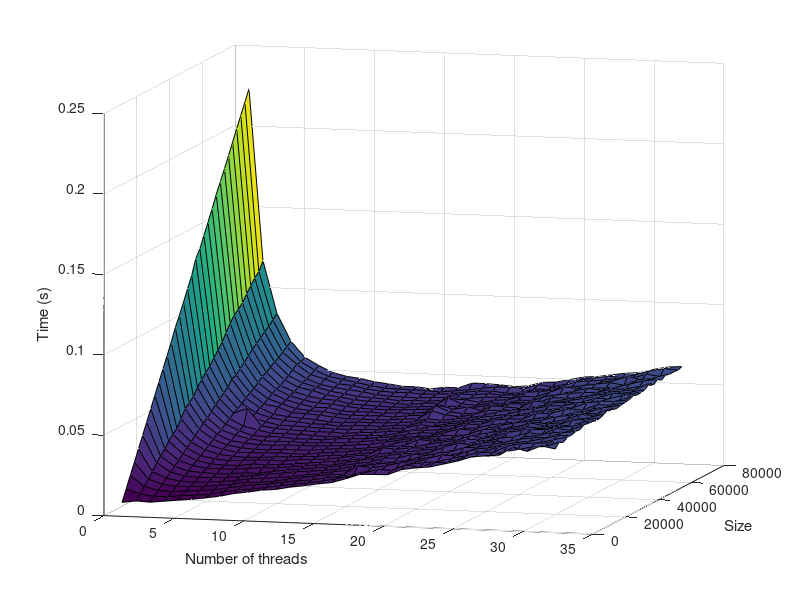

Reproduce this figure in MATLAB.
high_defs = [
	0.007292, 	0.008438, 	0.008009, 	0.008934, 	0.009928, 	0.010796, 	0.012010, 	0.013374, 	0.015333, 	0.016579, 	0.018117, 	0.018849, 	0.020598, 	0.021849, 	0.023254, 	0.024448, 	0.027095, 	0.030169, 	0.030450, 	0.030621, 	0.034114, 	0.035543, 	0.036388, 	0.038557, 	0.040724, 	0.043613, 	0.044698, 	0.045381, 	0.050707, 	0.048397, 	0.052139, 	0.050580, ;
	0.014276, 	0.011651, 	0.010264, 	0.010342, 	0.011477, 	0.012047, 	0.012874, 	0.014949, 	0.016264, 	0.017136, 	0.018446, 	0.019949, 	0.021084, 	0.022452, 	0.023689, 	0.025438, 	0.027647, 	0.029642, 	0.032350, 	0.031926, 	0.035763, 	0.034544, 	0.037726, 	0.038278, 	0.041053, 	0.042736, 	0.043198, 	0.046126, 	0.047794, 	0.049737, 	0.050370, 	0.053478, ;
	0.021316, 	0.014871, 	0.012722, 	0.012383, 	0.013005, 	0.013603, 	0.014469, 	0.015971, 	0.017348, 	0.018425, 	0.019377, 	0.020657, 	0.022001, 	0.022791, 	0.024426, 	0.025625, 	0.027172, 	0.029811, 	0.030265, 	0.031352, 	0.034880, 	0.036091, 	0.037160, 	0.039392, 	0.041415, 	0.043860, 	0.044153, 	0.048476, 	0.050165, 	0.050910, 	0.051367, 	0.051903, ;
	0.028186, 	0.018067, 	0.015179, 	0.014206, 	0.014428, 	0.014805, 	0.015732, 	0.016883, 	0.018358, 	0.018673, 	0.019520, 	0.021368, 	0.022595, 	0.024048, 	0.025050, 	0.025548, 	0.031167, 	0.030370, 	0.031852, 	0.034069, 	0.034153, 	0.037362, 	0.039886, 	0.039724, 	0.043230, 	0.042888, 	0.046117, 	0.047389, 	0.048774, 	0.049606, 	0.052024, 	0.054051, ;
	0.035188, 	0.021236, 	0.017644, 	0.016048, 	0.015786, 	0.016234, 	0.016866, 	0.017847, 	0.019225, 	0.019856, 	0.020620, 	0.021629, 	0.022936, 	0.024138, 	0.025599, 	0.026792, 	0.029902, 	0.031212, 	0.032454, 	0.033476, 	0.035014, 	0.037171, 	0.037978, 	0.040116, 	0.042810, 	0.043913, 	0.046230, 	0.047931, 	0.049066, 	0.051072, 	0.053007, 	0.053780, ;
	0.042137, 	0.025608, 	0.020089, 	0.017953, 	0.017475, 	0.017779, 	0.018087, 	0.018914, 	0.019952, 	0.021155, 	0.022094, 	0.023256, 	0.023867, 	0.024772, 	0.025875, 	0.027747, 	0.029210, 	0.031125, 	0.031525, 	0.032914, 	0.035723, 	0.037984, 	0.039083, 	0.042091, 	0.042651, 	0.044811, 	0.046600, 	0.048688, 	0.049860, 	0.050476, 	0.053569, 	0.054840, ;
	0.049064, 	0.028356, 	0.022426, 	0.019586, 	0.019116, 	0.018538, 	0.019055, 	0.020003, 	0.019856, 	0.021539, 	0.022604, 	0.023618, 	0.024584, 	0.025503, 	0.026698, 	0.028273, 	0.029770, 	0.032263, 	0.032775, 	0.035247, 	0.035167, 	0.036739, 	0.039007, 	0.041294, 	0.043740, 	0.045443, 	0.045359, 	0.048772, 	0.050071, 	0.052043, 	0.052807, 	0.054486, ;
	0.056060, 	0.031516, 	0.024785, 	0.021854, 	0.020389, 	0.020424, 	0.020469, 	0.021406, 	0.022161, 	0.022249, 	0.023360, 	0.024145, 	0.025225, 	0.025229, 	0.027477, 	0.028815, 	0.030865, 	0.032737, 	0.034034, 	0.034414, 	0.035619, 	0.039148, 	0.041878, 	0.041231, 	0.043670, 	0.045892, 	0.047219, 	0.050041, 	0.049272, 	0.053346, 	0.052480, 	0.056181, ;
	0.063157, 	0.034956, 	0.027472, 	0.023571, 	0.021894, 	0.021363, 	0.021490, 	0.022742, 	0.022536, 	0.023085, 	0.023808, 	0.024739, 	0.025674, 	0.026293, 	0.027682, 	0.028744, 	0.031809, 	0.033330, 	0.033894, 	0.035130, 	0.036325, 	0.037599, 	0.039331, 	0.042047, 	0.043159, 	0.046005, 	0.045551, 	0.050799, 	0.050891, 	0.052791, 	0.053879, 	0.055743, ;
	0.070053, 	0.037925, 	0.029864, 	0.025302, 	0.023675, 	0.022823, 	0.023365, 	0.023917, 	0.024152, 	0.023989, 	0.025194, 	0.025627, 	0.025999, 	0.027353, 	0.028863, 	0.029698, 	0.034514, 	0.033756, 	0.035001, 	0.035220, 	0.036779, 	0.038811, 	0.041400, 	0.042166, 	0.044033, 	0.046968, 	0.048500, 	0.049695, 	0.050834, 	0.052394, 	0.052974, 	0.055553, ;
	0.076936, 	0.040188, 	0.032200, 	0.027569, 	0.025153, 	0.024251, 	0.023927, 	0.024294, 	0.024847, 	0.025140, 	0.025754, 	0.026046, 	0.027139, 	0.027407, 	0.028986, 	0.029813, 	0.033875, 	0.034410, 	0.034436, 	0.036251, 	0.037968, 	0.039279, 	0.042672, 	0.041529, 	0.045196, 	0.046446, 	0.049258, 	0.049083, 	0.050877, 	0.050507, 	0.053578, 	0.054797, ;
	0.083867, 	0.044977, 	0.034535, 	0.029202, 	0.026911, 	0.025268, 	0.025548, 	0.025585, 	0.026014, 	0.025778, 	0.025849, 	0.026902, 	0.027797, 	0.028490, 	0.029697, 	0.030150, 	0.032951, 	0.033673, 	0.037570, 	0.036820, 	0.037894, 	0.038424, 	0.041407, 	0.043406, 	0.045085, 	0.047145, 	0.050468, 	0.048945, 	0.049910, 	0.053292, 	0.053881, 	0.055147, ;
	0.090908, 	0.049887, 	0.037370, 	0.031493, 	0.028319, 	0.026892, 	0.026175, 	0.026200, 	0.026928, 	0.026807, 	0.026928, 	0.027931, 	0.028544, 	0.028648, 	0.029714, 	0.030648, 	0.033103, 	0.035179, 	0.036686, 	0.036703, 	0.037420, 	0.040234, 	0.040312, 	0.042686, 	0.045237, 	0.047067, 	0.049529, 	0.048917, 	0.050004, 	0.052261, 	0.053836, 	0.056437, ;
	0.098660, 	0.052230, 	0.039787, 	0.033280, 	0.029550, 	0.028468, 	0.027751, 	0.027697, 	0.028200, 	0.028235, 	0.028240, 	0.028694, 	0.029042, 	0.029995, 	0.030572, 	0.032247, 	0.033765, 	0.035539, 	0.035970, 	0.037604, 	0.038100, 	0.039197, 	0.042429, 	0.043024, 	0.044271, 	0.045917, 	0.047486, 	0.048815, 	0.050630, 	0.053994, 	0.053802, 	0.057989, ;
	0.104849, 	0.054668, 	0.041789, 	0.034723, 	0.031671, 	0.029820, 	0.028826, 	0.028855, 	0.029051, 	0.028521, 	0.028927, 	0.029389, 	0.029743, 	0.030584, 	0.031687, 	0.032494, 	0.034234, 	0.035153, 	0.035967, 	0.038202, 	0.040719, 	0.040282, 	0.041499, 	0.044004, 	0.045781, 	0.047172, 	0.048442, 	0.050727, 	0.051825, 	0.053374, 	0.053482, 	0.056361, ;
	0.111731, 	0.059113, 	0.044394, 	0.036912, 	0.033141, 	0.030368, 	0.030187, 	0.030224, 	0.029314, 	0.029607, 	0.029408, 	0.030553, 	0.030723, 	0.031082, 	0.032251, 	0.032948, 	0.034863, 	0.036167, 	0.036073, 	0.038844, 	0.039789, 	0.040526, 	0.042612, 	0.044013, 	0.045193, 	0.047182, 	0.048832, 	0.049497, 	0.052617, 	0.052873, 	0.055908, 	0.055740, ;
	0.118761, 	0.062447, 	0.047209, 	0.038971, 	0.034636, 	0.032682, 	0.030958, 	0.030894, 	0.030873, 	0.030361, 	0.030083, 	0.030368, 	0.031660, 	0.031760, 	0.032091, 	0.033655, 	0.036042, 	0.036371, 	0.036927, 	0.038287, 	0.041031, 	0.041392, 	0.044228, 	0.045346, 	0.045680, 	0.049633, 	0.049613, 	0.052625, 	0.049925, 	0.053634, 	0.054985, 	0.056370, ;
	0.125690, 	0.065679, 	0.049643, 	0.041045, 	0.044359, 	0.033709, 	0.032552, 	0.032029, 	0.031834, 	0.031470, 	0.031532, 	0.031042, 	0.032096, 	0.032207, 	0.033334, 	0.033860, 	0.034870, 	0.037251, 	0.037588, 	0.038994, 	0.041019, 	0.041914, 	0.042328, 	0.045771, 	0.046789, 	0.047603, 	0.050690, 	0.051628, 	0.051144, 	0.054775, 	0.054834, 	0.056758, ;
	0.134772, 	0.068226, 	0.051935, 	0.042483, 	0.037355, 	0.034979, 	0.033231, 	0.033077, 	0.032795, 	0.032383, 	0.032150, 	0.032180, 	0.032488, 	0.032838, 	0.033662, 	0.034487, 	0.036740, 	0.036187, 	0.037933, 	0.039035, 	0.041635, 	0.041384, 	0.043780, 	0.045235, 	0.047032, 	0.048925, 	0.050154, 	0.051043, 	0.054313, 	0.055668, 	0.055831, 	0.057166, ;
	0.139610, 	0.072088, 	0.054174, 	0.044387, 	0.039144, 	0.036331, 	0.034851, 	0.034297, 	0.033458, 	0.033451, 	0.032575, 	0.033234, 	0.033579, 	0.033250, 	0.034450, 	0.034776, 	0.037416, 	0.036873, 	0.037946, 	0.039062, 	0.041172, 	0.042559, 	0.043924, 	0.046650, 	0.048025, 	0.050154, 	0.050484, 	0.052669, 	0.053317, 	0.055030, 	0.054794, 	0.058240, ;
	0.146576, 	0.075598, 	0.057843, 	0.046529, 	0.040697, 	0.037055, 	0.035852, 	0.035181, 	0.034713, 	0.033615, 	0.033514, 	0.034162, 	0.034158, 	0.034289, 	0.034808, 	0.035624, 	0.037815, 	0.037162, 	0.038442, 	0.039463, 	0.041160, 	0.043755, 	0.045235, 	0.046048, 	0.047930, 	0.050759, 	0.051066, 	0.051623, 	0.054497, 	0.054549, 	0.057069, 	0.057402, ;
	0.153576, 	0.079255, 	0.059156, 	0.048321, 	0.041791, 	0.040264, 	0.037061, 	0.036682, 	0.036166, 	0.035227, 	0.034567, 	0.034627, 	0.034519, 	0.034847, 	0.035704, 	0.035968, 	0.041487, 	0.039286, 	0.038395, 	0.040133, 	0.042926, 	0.043458, 	0.044322, 	0.045590, 	0.047522, 	0.049488, 	0.051270, 	0.052973, 	0.053536, 	0.056563, 	0.056560, 	0.057765, ;
	0.160479, 	0.083845, 	0.061654, 	0.049812, 	0.043724, 	0.040774, 	0.038208, 	0.037255, 	0.036954, 	0.035775, 	0.035435, 	0.035318, 	0.035798, 	0.035211, 	0.036463, 	0.036944, 	0.043254, 	0.039808, 	0.038977, 	0.039715, 	0.044510, 	0.044139, 	0.043658, 	0.048455, 	0.047937, 	0.049682, 	0.051647, 	0.053119, 	0.054278, 	0.054849, 	0.056367, 	0.058312, ;
	0.168182, 	0.088403, 	0.064233, 	0.051976, 	0.045612, 	0.042006, 	0.039798, 	0.037925, 	0.038221, 	0.036391, 	0.036185, 	0.036449, 	0.035851, 	0.036636, 	0.036297, 	0.037645, 	0.042112, 	0.040159, 	0.041722, 	0.040065, 	0.041907, 	0.044913, 	0.044805, 	0.046045, 	0.049463, 	0.049617, 	0.050458, 	0.052242, 	0.054300, 	0.055307, 	0.056705, 	0.060816, ;
	0.174664, 	0.092132, 	0.066959, 	0.054301, 	0.046987, 	0.043191, 	0.040699, 	0.039345, 	0.038914, 	0.037934, 	0.037054, 	0.036778, 	0.036800, 	0.037088, 	0.037611, 	0.038224, 	0.040291, 	0.040501, 	0.040028, 	0.041543, 	0.042652, 	0.044325, 	0.044596, 	0.048108, 	0.049880, 	0.051206, 	0.052045, 	0.052510, 	0.054797, 	0.055284, 	0.057169, 	0.058400, ;
	0.181416, 	0.094410, 	0.069837, 	0.055841, 	0.047825, 	0.044438, 	0.041983, 	0.040536, 	0.040028, 	0.038131, 	0.037774, 	0.037421, 	0.037122, 	0.037391, 	0.038073, 	0.038463, 	0.044376, 	0.040677, 	0.040159, 	0.042032, 	0.042090, 	0.044353, 	0.044605, 	0.047665, 	0.049105, 	0.051214, 	0.053286, 	0.052648, 	0.054565, 	0.056946, 	0.059379, 	0.060509, ;
	0.188273, 	0.097075, 	0.072046, 	0.057673, 	0.050107, 	0.045818, 	0.044144, 	0.041778, 	0.040693, 	0.039432, 	0.038735, 	0.038707, 	0.037863, 	0.037785, 	0.038913, 	0.039157, 	0.042164, 	0.041953, 	0.040676, 	0.042260, 	0.043002, 	0.045472, 	0.045316, 	0.048644, 	0.052108, 	0.051710, 	0.052173, 	0.052632, 	0.053363, 	0.056802, 	0.058541, 	0.058679, ;
	0.195290, 	0.101234, 	0.074482, 	0.059580, 	0.051496, 	0.047313, 	0.044952, 	0.042701, 	0.041387, 	0.040077, 	0.039600, 	0.039091, 	0.038401, 	0.038987, 	0.038667, 	0.039646, 	0.041396, 	0.041500, 	0.042479, 	0.042953, 	0.042888, 	0.046562, 	0.047409, 	0.048560, 	0.050335, 	0.052033, 	0.053326, 	0.054520, 	0.053397, 	0.057105, 	0.057989, 	0.060870, ;
	0.202263, 	0.104909, 	0.076601, 	0.060914, 	0.053606, 	0.048466, 	0.045194, 	0.043697, 	0.042624, 	0.041715, 	0.040194, 	0.039559, 	0.039349, 	0.039232, 	0.039791, 	0.040010, 	0.042650, 	0.042393, 	0.043603, 	0.042755, 	0.043662, 	0.045780, 	0.046555, 	0.048507, 	0.049797, 	0.050994, 	0.052881, 	0.054569, 	0.057332, 	0.055623, 	0.056959, 	0.059858, ;
	0.209239, 	0.108617, 	0.078824, 	0.062988, 	0.055795, 	0.049743, 	0.047340, 	0.044649, 	0.043888, 	0.041991, 	0.041100, 	0.040533, 	0.040890, 	0.040123, 	0.040662, 	0.040885, 	0.042396, 	0.043328, 	0.043720, 	0.042681, 	0.043100, 	0.045983, 	0.045916, 	0.048600, 	0.051379, 	0.052328, 	0.053107, 	0.054561, 	0.054830, 	0.057810, 	0.056743, 	0.059940, ;
	0.216118, 	0.111164, 	0.081378, 	0.065039, 	0.055961, 	0.051220, 	0.047592, 	0.046068, 	0.044407, 	0.042836, 	0.041570, 	0.041406, 	0.041191, 	0.040970, 	0.040555, 	0.041575, 	0.042544, 	0.043893, 	0.044834, 	0.045226, 	0.044545, 	0.047489, 	0.046263, 	0.048343, 	0.051105, 	0.053037, 	0.054176, 	0.053664, 	0.055890, 	0.058654, 	0.060241, 	0.059744, ;
	0.223055, 	0.116607, 	0.084182, 	0.067107, 	0.057461, 	0.052687, 	0.048686, 	0.046629, 	0.045609, 	0.043855, 	0.042904, 	0.041725, 	0.041770, 	0.040775, 	0.042123, 	0.042095, 	0.045416, 	0.045309, 	0.044928, 	0.044144, 	0.044914, 	0.047433, 	0.047971, 	0.049907, 	0.051776, 	0.052394, 	0.053830, 	0.055072, 	0.055797, 	0.058190, 	0.059918, 	0.060565, ;
];

x = [1:32];
y = [2500:2500:80000];
f = figure;



surf(x,y,high_defs);
xlabel("Number of threads")
ylabel("Size")
zlabel("Time (s)");

yticklabels({'0','20000','40000','60000','80000'})

view(15,10);
saveas(f,'test','svg')

